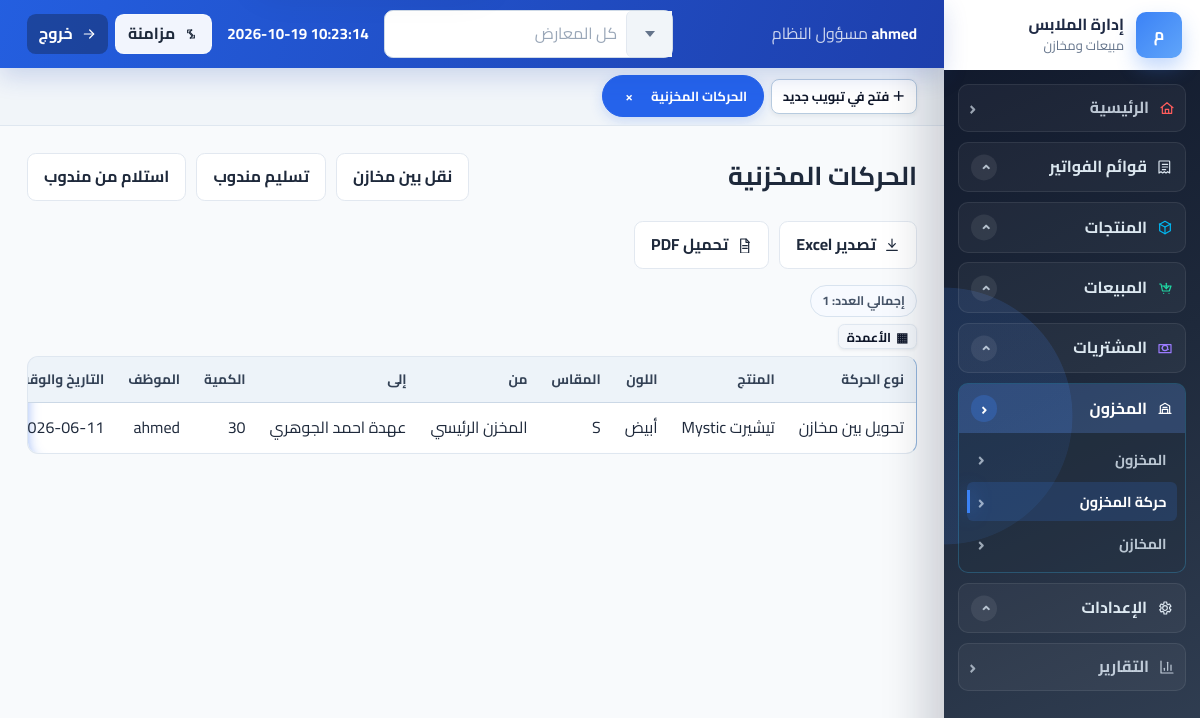
The app's page /inventory/movements/ (signed in), older data.
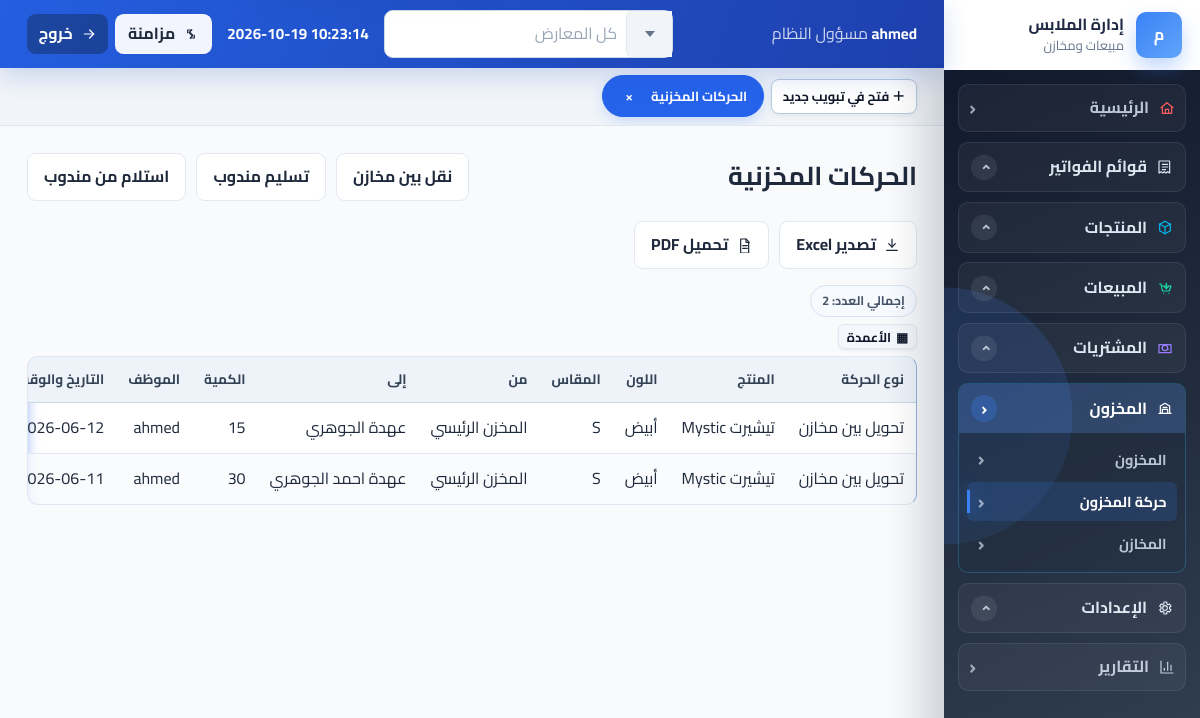
The same page, newer data.
### inventory/models.py (models this page shows, shortened)
class StockMovement(BranchOwnedModel):
    branch_relations = ('variant', 'from_warehouse', 'to_warehouse', 'batch')
    TYPE_OPENING_BALANCE = 'opening_balance'
    TYPE_IN = 'in'
    TYPE_OUT = 'out'
    TYPE_TRANSFER = 'transfer'
    TYPE_SALE = 'sale'
    TYPE_RETURN = 'return'
    TYPE_ADJUSTMENT = 'adjustment'
    TYPE_PURCHASE_RECEIVE = 'purchase_receive'
    TYPE_PURCHASE_RETURN = 'purchase_return'
    TYPE_SALES_RETURN = 'sales_return'
    TYPE_DAMAGED_RETURN = 'damaged_return'
    TYPE_EXCHANGE_OUT = 'exchange_out'
    TYPE_SALES_REP_ASSIGNMENT = 'sales_rep_assignment'
    TYPE_SALES_REP_RETURN = 'sales_rep_return'
    TYPE_SALES_REP_SALE = 'sales_rep_sale'
    TYPE_SAMPLE = 'sample'
    MOVEMENT_TYPE_CHOICES = [
        (TYPE_OPENING_BALANCE, 'رصيد افتتاحي'),
        (TYPE_IN, 'دخول مخزون'),
        (TYPE_OUT, 'خروج مخزون'),
        (TYPE_TRANSFER, 'تحويل بين مخازن'),
        (TYPE_SALE, 'بيع'),
        (TYPE_RETURN, 'مرتجع'),
        (TYPE_ADJUSTMENT, 'تسوية'),
        (TYPE_PURCHASE_RECEIVE, 'استلام شراء'),
        (TYPE_PURCHASE_RETURN, 'مرتجع شراء'),
        (TYPE_SALES_RETURN, 'مرتجع بيع'),
        (TYPE_DAMAGED_RETURN, 'مرتجع تالف'),
        (TYPE_EXCHANGE_OUT, 'خروج استبدال'),
        (TYPE_SALES_REP_ASSIGNMENT, 'تهيئة مندوب'),
        (TYPE_SALES_REP_RETURN, 'مرتجع مندوب'),
        (TYPE_SALES_REP_SALE, 'بيع مندوب'),
        (TYPE_SAMPLE, 'عينة / إصدار مجاني'),
    ]
    movement_type = models.CharField(max_length=20, choices=MOVEMENT_TYPE_CHOICES, db_index=True)
    variant = models.ForeignKey(ProductVariant, on_delete=models.CASCADE)
    from_warehouse = models.ForeignKey(Warehouse, on_delete=models.SET_NULL, null=True, blank=True, related_name='out_movements')
    to_warehouse = models.ForeignKey(Warehouse, on_delete=models.SET_NULL, null=True, blank=True, related_name='in_movements')
    batch = models.ForeignKey(StockBatch, on_delete=models.SET_NULL, null=True, blank=True, related_name='movements')
    quantity = models.IntegerField(validators=[MinValueValidator(1)])
    note = models.TextField(blank=True, null=True)
    created_by = models.ForeignKey(settings.AUTH_USER_MODEL, on_delete=models.SET_NULL, null=True)
    created_at = models.DateTimeField(auto_now_add=True, db_index=True)
    updated_at = models.DateTimeField(auto_now=True, db_index=True)
    class Meta:
        indexes = [
            models.Index(fields=['variant', 'created_at']),
            models.Index(fields=['from_warehouse', 'created_at']),
            models.Index(fields=['to_warehouse', 'created_at']),
            models.Index(fields=['movement_type', 'created_at']),
            models.Index(fields=['created_at']),
        ]
        constraints = [
            check_constraint(check=models.Q(quantity__gt=0), name='stock_movement_quantity_positive'),
        ]

class Warehouse(BranchOwnedModel):
    branch_relations = ('assigned_user',)
    TYPE_MAIN = 'main'
    TYPE_STORE = 'store'
    TYPE_REPRESENTATIVE = 'representative'
    WAREHOUSE_TYPE_CHOICES = [
        (TYPE_MAIN, 'مخزن رئيسي'),
        (TYPE_STORE, 'محل بيع'),
        (TYPE_REPRESENTATIVE, 'عهدة مندوب'),
    ]
    name = models.CharField(max_length=100, db_index=True)
    warehouse_type = models.CharField(max_length=20, choices=WAREHOUSE_TYPE_CHOICES, db_index=True)
    assigned_user = models.ForeignKey(
        settings.AUTH_USER_MODEL,
        on_delete=models.SET_NULL,
        null=True,
        blank=True,
        related_name='assigned_warehouses',
    )
    address = models.TextField(blank=True, null=True)
    is_active = models.BooleanField(default=True, db_index=True)
    def __str__(self):
        return self.name

### products/models.py (models this page shows, shortened)
class ProductVariant(BranchOwnedModel):
    branch_relations = ('product', 'color', 'size')
    product = models.ForeignKey(Product, on_delete=models.CASCADE, related_name='variants')
    color = models.ForeignKey(Color, on_delete=models.SET_NULL, null=True)
    size = models.ForeignKey(Size, on_delete=models.SET_NULL, null=True)
    image = models.ImageField(upload_to='product_variants/', blank=True, null=True)
    variant_sku = models.CharField(max_length=120, db_index=True)
    barcode = models.CharField(max_length=120, blank=True, null=True, db_index=True)
    cost_price = models.DecimalField(max_digits=10, decimal_places=2, default=0, validators=[MinValueValidator(0)])
    sale_price = models.DecimalField(max_digits=10, decimal_places=2, default=0, validators=[MinValueValidator(0)])
    retail_price = models.DecimalField(max_digits=10, decimal_places=2, default=0, validators=[MinValueValidator(0)])
    wholesale_price = models.DecimalField(max_digits=10, decimal_places=2, default=0, validators=[MinValueValidator(0)])
    is_active = models.BooleanField(default=True, db_index=True)
    updated_at = models.DateTimeField(auto_now=True, db_index=True)
    class Meta:
        indexes = [
            models.Index(fields=['variant_sku']),
            models.Index(fields=['barcode']),
            models.Index(fields=['is_active']),
        ]
        constraints = [
            models.UniqueConstraint(fields=['branch', 'variant_sku'], name='products_variant_branch_sku_unique'),
            check_constraint(
                check=models.Q(cost_price__gte=0),
                name='products_productvariant_cost_price_gte_0'
            ),
            check_constraint(
                check=models.Q(sale_price__gte=0),
                name='products_productvariant_sale_price_gte_0'
            ),
        ]

class Product(BranchOwnedModel):
    branch_relations = ('category',)
    name = models.CharField(max_length=200, db_index=True)
    sku = models.CharField(max_length=100, db_index=True)
    category = models.ForeignKey(Category, on_delete=models.SET_NULL, null=True)
    description = models.TextField(blank=True, null=True)
    material = models.CharField(max_length=100, blank=True, null=True)
    season = models.CharField(max_length=100, blank=True, null=True)
    retail_price = models.DecimalField(max_digits=10, decimal_places=2, default=0)
    wholesale_price = models.DecimalField(max_digits=10, decimal_places=2, default=0)
    pieces_per_dozen = models.PositiveIntegerField(default=12, validators=[MinValueValidator(1)])
    image = models.ImageField(upload_to='products/', blank=True, null=True)
    is_active = models.BooleanField(default=True, db_index=True)
    created_at = models.DateTimeField(auto_now_add=True, db_index=True)
    updated_at = models.DateTimeField(auto_now=True, db_index=True)
    class Meta:
        indexes = [
            models.Index(fields=['sku']),
            models.Index(fields=['name', 'is_active']),
            models.Index(fields=['created_at']),
        ]
        constraints = [models.UniqueConstraint(fields=['branch', 'sku'], name='products_product_branch_sku_unique')]

class Color(BranchOwnedModel):
    name = models.CharField(max_length=50)
    hex_code = models.CharField(max_length=7, blank=True, null=True)
    def __str__(self):
        return self.name
    class Meta:
        constraints = [models.UniqueConstraint(fields=['branch', 'name'], name='products_color_branch_name_unique')]

class Size(BranchOwnedModel):
    name = models.CharField(max_length=20)
    sort_order = models.PositiveIntegerField(default=0)
    class Meta:
        ordering = ['sort_order', 'name']
        constraints = [models.UniqueConstraint(fields=['branch', 'name'], name='products_size_branch_name_unique')]
    def __str__(self):
        return self.name

### accounts/models.py (models this page shows, shortened)
class User(AbstractUser):
    ROLE_MANAGER = 'manager'
    ROLE_DIRECTOR = 'director'
    ROLE_SALES = 'sales'
    ROLE_WAREHOUSE = 'warehouse'
    ROLE_CHOICES = [
        (ROLE_MANAGER, 'مسؤول النظام'),
        (ROLE_DIRECTOR, 'المدير'),
        (ROLE_SALES, 'مندوب مبيعات'),
        (ROLE_WAREHOUSE, 'مسؤول مخزن'),
    ]
    username = models.CharField(
        'اسم المستخدم',
        max_length=150,
        unique=True,
        help_text='يمكن استخدام الحروف والأرقام والمسافات.',
        error_messages={'unique': 'يوجد مستخدم بهذا الاسم بالفعل.'},
    )
    role = models.CharField(max_length=20, choices=ROLE_CHOICES, default=ROLE_SALES, db_index=True)
    branch = models.ForeignKey(
        Branch,
        on_delete=models.PROTECT,
        null=True,
        blank=True,
        related_name="users",
    )
    phone = models.CharField(max_length=20, blank=True, null=True)
    created_at = models.DateTimeField(auto_now_add=True, db_index=True)
    objects = BranchUserManager()
    all_objects = UserManager()
    class Meta:
        indexes = [
            models.Index(fields=['role', 'is_active']),
            models.Index(fields=['created_at']),
        ]
        constraints = [
            check_constraint(
                check=models.Q(is_superuser=True) | models.Q(branch__isnull=False),
                name='accounts_user_non_superuser_requires_branch',
            ),
        ]
    @property
    def is_manager(self):
        return self.role in {self.ROLE_MANAGER, self.ROLE_DIRECTOR} or self.is_superuser

### inventory/views.py (the view)
# urls.py: path('movements/', views.StockMovementListView.as_view(), name='movements'),
class StockMovementListView(RoleRequiredMixin, ExportListMixin, ListView):
    allowed_roles = ('manager', 'warehouse')
    model = StockMovement
    template_name = 'inventory/movements/list.html'
    context_object_name = 'movements'
    paginate_by = 30
    export_title = 'قائمة الحركات المخزنية'
    export_filename = 'stock-movements'
    export_columns = (
        ('التاريخ', 'created_at'),
        ('النوع', 'get_movement_type_display'),
        ('المنتج', 'variant.product.name'),
        ('الكود', 'variant.variant_sku'),
        ('من مخزن', 'from_warehouse'),
        ('إلى مخزن', 'to_warehouse'),
        ('الكمية', 'quantity'),
        ('الموظف', 'created_by'),
        ('ملاحظات', 'note'),
    )
    def get_queryset(self):
        allowed_types = [StockMovement.TYPE_TRANSFER]
        return StockMovement.objects.select_related(
            'variant__product', 'variant__color', 'variant__size', 'from_warehouse', 'to_warehouse', 'created_by',
        ).filter(movement_type__in=allowed_types).order_by('-created_at')

### accounts/context_processors.py (called while the page is built)
def branch_context(request):
    if not getattr(request, "user", None) or not request.user.is_authenticated:
        return {}
    return {
        "active_branch": getattr(request, "active_branch", None),
        "available_branches": Branch.objects.filter(is_active=True).order_by("name")
        if request.user.is_superuser
        else Branch.objects.filter(pk=request.user.branch_id),
    }

### accounts/models.py (called while the page is built)
    def get_queryset(self):
        queryset = super().get_queryset()
        from config.branching import branch_context_is_set, get_current_branch_id
        if branch_context_is_set() and get_current_branch_id() is not None:
            queryset = queryset.filter(branch_id=get_current_branch_id())
        return queryset

### accounts/permissions.py (called while the page is built)
def has_role(user, *roles):
    if not user.is_authenticated:
        return False
    if user.is_superuser or getattr(user, 'role', None) in {'manager', 'director'}:
        return True
    return getattr(user, 'role', None) in roles

    def test_func(self):
        return has_role(self.request.user, *self.allowed_roles)

### audit/context.py (called while the page is built)
def set_current_request(request):
    _state.request = request

def clear_current_request():
    if hasattr(_state, 'request'):
        del _state.request

### templates/inventory/movements/list.html (shortened to what this page needs)
{% extends 'base.html' %}
{% block content %}
<div class="page-head">
    <h1>الحركات المخزنية</h1>
    <div class="button-row">
        <a class="btn btn-light" href="{% url 'inventory:transfer' %}">نقل بين مخازن</a>
        <a class="btn btn-light" href="{% url 'inventory:representative_issue' %}">تسليم مندوب</a>
        <a class="btn btn-light" href="{% url 'inventory:representative_return' %}">استلام من مندوب</a>
    </div>
</div>
{% include 'partials/export_buttons.html' %}
<div class="table-wrap">
    <table>
        <thead><tr><th>نوع الحركة</th><th>المنتج</th><th>اللون</th><th>المقاس</th><th>من</th><th>إلى</th><th>الكمية</th><th>الموظف</th><th>التاريخ والوقت</th><th>الملاحظات</th></tr></thead>
        <tbody>
            {% for movement in movements %}
                <tr>
                    <td>{{ movement.get_movement_type_display }}</td>
                    <td>{{ movement.variant.product.name }}</td>
                    <td>{{ movement.variant.color|default:'-' }}</td>
                    <td>{{ movement.variant.size|default:'-' }}</td>
                    <td>{{ movement.from_warehouse|default:'-' }}</td>
                    <td>{{ movement.to_warehouse|default:'-' }}</td>
                    <td>{{ movement.quantity }}</td>
                    <td>{{ movement.created_by|default:'-' }}</td>
                    <td>{{ movement.created_at|date:'Y-m-d H:i' }}</td>
                </tr>
            {% empty %}
                <tr><td colspan="10">لا توجد حركات مخزنية</td></tr>
            {% endfor %}
        </tbody>
    </table>
</div>
{% endblock %}

Row changes from the older to the newer data that the page shows:
added StockMovement: movement_type "تحويل بين مخازن", variant.product.name "تيشيرت Mystic", variant.color "أبيض", variant.size "S", from_warehouse "المخزن الرئيسي", to_warehouse "عهدة الجوهري", quantity "15", created_by "ahmed"
Text that changed along with them:
text written by a page script: "إجمالي العدد: 1 الأعمدة" → "إجمالي العدد: 2 الأعمدة"
